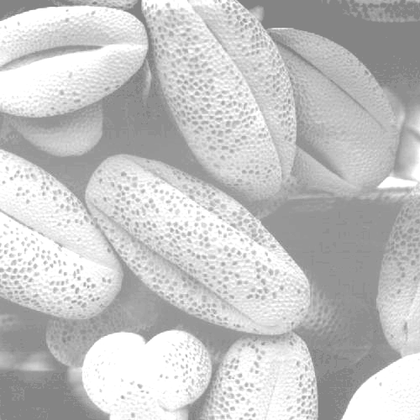
%> input picture DigitalImageProcessing/Talleres/Scripts/Fig0316(1)(top_left).tif, 420 x 420 px, shrunk from 500 x 500 before the run
$ octave ejercicio8.m   (GNU Octave 9; MATLAB toolbox functions it lacks are replaced by stand-ins)
%> lines starting %> are read from the running program, lines starting %| are printed output that depends on the picture
### DigitalImageProcessing/Talleres/Scripts/escalar_imagen.m
%--------------------------------------------------------------------------
% funci髇 en Matlab que retorna una imagen de salida en una escala de grises de 0 a L-1.
% La imagen de salida puede ser tipo uint o double seg鷑 lo indique el usuario con un par醡etro de
% entrada llamado tipo (si tipo = 0, la intensidad debe entregarse como entero sin signo, si tipo=1, la
% intensidad debe entregarse como doble). La funci髇 internamente debe escalar la imagen, y en caso
% que se deba retornar usando enteros sin signo, debe determinar autom醫icamente si debe usar unit8,
% uint16, uint32, o uint64.
%--------------------------------------------------------------------------
%I:    Imagen de entrada
%Vmax: Valor m醲imo de intensidad (1,3,7,15,31,63,127,255, etc...)
%Tipo: 0: matriz de salida tipo entero sin signo.  1: matriz de salida tipo
%doble.
%I2:   Imagen de salida.
%--------------------------------------------------------------------------
function I2=escalar_imagen(I,Vmax,tipo)
%--------------------------------------------------------------------------
I1=double(I);          %Convierto la imagen de entrada a double.
minimo=min(min(I1));  %Calculo el m韓imo de la intensidad de la imagen de entrada.
I1=I1-minimo;         %Con esto la intensidad queda entre 0 y un valor dado.
maximo=max(max(I1));  %Calculo el m醲imo de I1.
if maximo==0          %Este condicional evita una divisi髇 por cero.
    I1=0*I1;              %Matriz de ceros.
else
    I1=I1/maximo;         %Con esto normalizo la imagen.
end
I1=I1*Vmax;           %Con esto escalo la imagen para que quede entre 0 y Vmax.

%--------------------------------------------------------------------------

n=ceil(log10(Vmax+1)/log10(2));  %Cu醤tos bits se requieren para codificar Vmax.

if tipo==0               %Retornar como entero sin signo

    I2=round(I1);

    if (n<=8)
        I2=uint8(I2);
    elseif (n>8) && (n<=16)
        I2=uint16(I2);
    elseif (n>16) && (n<=32)
        I2=uint32(I2);
    elseif (n>32) && (n<=64)
        I2=uint64(I2);
    else
        I2=I1;          %En otro caso d閖elo como double.
    end

elseif tipo==1          %Retornar como double

        I2=I1; %En otro caso d閖elo como double.

end

### DigitalImageProcessing/Talleres/Scripts/histograma2.m
%--------------------------------------------------------------------------
%La funci髇 retorna bien sea el histograma (si h es igual a 0) o el histograma
%normalizado (si h es igual a 1). El histograma se calcula desde 0 hasta
%Lmax.
%--------------------------------------------------------------------------
%I:    Imagen de entrada
%norm:    0: Histograma, 1: Histograma normalizado.
%--------------------------------------------------------------------------
%histo:   Histograma de salida.
%--------------------------------------------------------------------------
function [histo,varargout]=histograma2(I,Lmax,norm)
%--------------------------------------------------------------------------
[nfilas,ncolumnas]=size(I);

max_intensidad=max(max(I));

histo=zeros(Lmax+1,1);

for i=1:nfilas
    for j=1:ncolumnas
        histo(I(i,j)+1,1)=  histo(I(i,j)+1,1)+1;   %histograma.   %el +1 dentro de los 韓dices es por Matlab.
    end
end
%--------------------------------------------------------------------------

if norm==1  %histograma normalizado.
   histo=histo/(nfilas*ncolumnas);
end
%--------------------------------------------------------------------------

%Esto es en caso que el usuario requiera como salida el vector de
%intensidades de entrada (por ejemplo para plotear los resultados).
if nargout==2
varargout(1)={(0:Lmax)'};   %Vector con intensidades de entrada.
end

%--------------------------------------------------------------------------

### DigitalImageProcessing/Talleres/Scripts/ejercicio8.m
%--------------------------------------------------------------------------
%Autor:       Dr Jairo Alejandro G髆ez.
%Instituci髇: Universidad de San Buenaventura. Cali, Colombia
%Fecha:       Abril 2012.
%--------------------------------------------------------------------------
% Implemente una funci髇 en Matlab que tome una imagen en escala de grises y un par醡etro de
% entrada h. La funci髇 debe retornar bien sea el histograma (si h es igual a 0) o el histograma
% normalizado (si h es igual a 1).
%--------------------------------------------------------------------------
clear all
close all
clc
%--------------------------------------------------------------------------
nombre_imagen_con_extension1='Fig0316(1)(top_left).tif';  %Image to load.
nombre_imagen_con_extension2='Fig0316(2)(2nd_from_top).tif';  %Image to load.
nombre_imagen_con_extension3='Fig0316(3)(third_from_top).tif';  %Image to load.
nombre_imagen_con_extension4='Fig0316(4)(bottom_left).tif';  %Image to load.


I1=imread(nombre_imagen_con_extension1);     %Read image from file
%> I1 is the input picture: size 420x420 uint8; min 125, max 255, mean 196.3
I2=imread(nombre_imagen_con_extension2);     %Read image from file
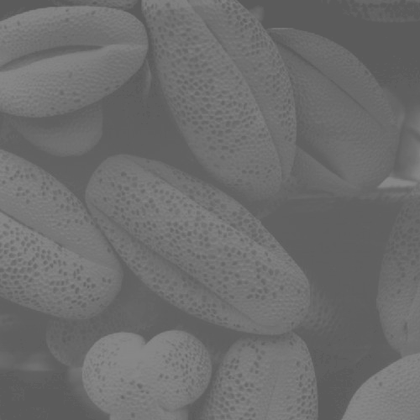
%> input picture DigitalImageProcessing/Talleres/Scripts/Fig0316(2)(2nd_from_top).tif, 420 x 420 px, shrunk from 500 x 500 before the run
%> I2 is the input picture: size 420x420 uint8; min 88, max 137, mean 109.1
I3=imread(nombre_imagen_con_extension3);     %Read image from file
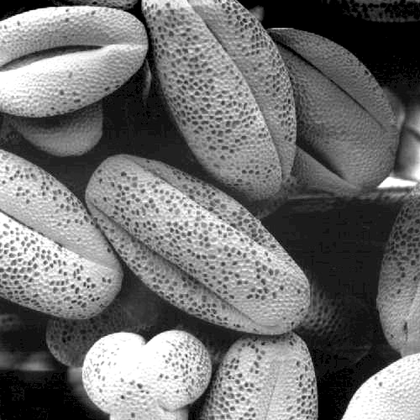
%> input picture DigitalImageProcessing/Talleres/Scripts/Fig0316(3)(third_from_top).tif, 420 x 420 px, shrunk from 500 x 500 before the run
%> I3 is the input picture: size 420x420 uint8; min 0, max 255, mean 113.2
I4=imread(nombre_imagen_con_extension4);     %Read image from file
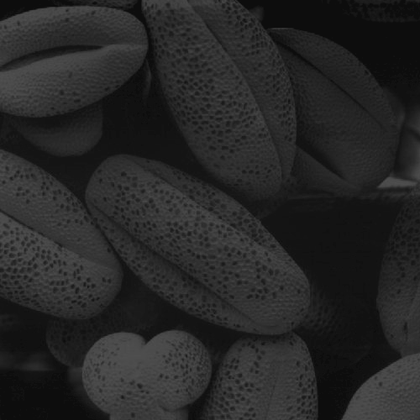
%> input picture DigitalImageProcessing/Talleres/Scripts/Fig0316(4)(bottom_left).tif, 420 x 420 px, shrunk from 500 x 500 before the run
%> I4 is the input picture: size 420x420 uint8; min 10, max 81, mean 38.7
%--------------------------------------------------------------------------

%Escalo las im醙enes y la retorno como enteros
I1=escalar_imagen(I1,255,0);
%> in escalar_imagen, `minimo=min(min(I1));`: minimo = 125
%> in escalar_imagen, `I1=I1-minimo;`:
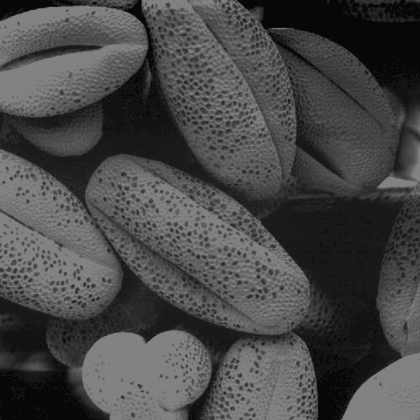
%> I1: size 420x420 double; min 0, max 130, mean 71.3
%> in escalar_imagen, `maximo=max(max(I1));`: maximo = 130
%> in escalar_imagen, `I1=I1/maximo;`:
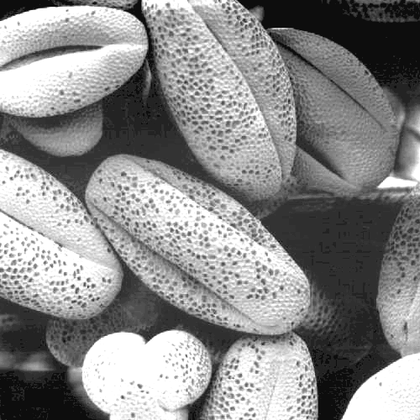
%> I1: size 420x420 double; min 0, max 1, mean 0.549
I2=escalar_imagen(I2,255,0);
%> call 2 of escalar_imagen, with Vmax = 255, tipo = 0
%> in escalar_imagen (call 2), `minimo=min(min(I1));`: minimo = 88
%> in escalar_imagen (call 2), `I1=I1-minimo;`:
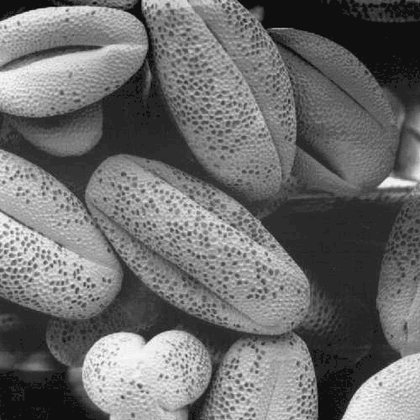
%> I1: size 420x420 double; min 0, max 49, mean 21.1; drawn with min black and max white
%> in escalar_imagen (call 2), `maximo=max(max(I1));`: maximo = 49
I3=escalar_imagen(I3,255,0);
I4=escalar_imagen(I4,255,0);

%--------------------------------------------------------------------------
figure
imshow(I1,'InitialMagnification', 'fit')
title('Imagen de entrada 1')

%[h1,r1]=histograma(I1,1);
[h1,r1]=histograma2(I1,255,1);
%> in histograma2, `max_intensidad=max(max(I));`: max_intensidad = 255
%> after the loop in histograma2, `for i=1:nfilas`: histo = 256 values, max 17020 at index 255, min 0 at index 2, mean 689.1
%> in histograma2, `histo=histo/(nfilas*ncolumnas);`: histo = 256 values, max 0.0965 at index 255, min 0 at index 2, mean 0.00391
%> h1 has the same summary as histo in histograma2; r1 = 256 values from 0 to 255


figure
stem(r1,h1)
axis([0 255 0 inf])
title('Histograma normalizado','FontSize',14);
xlabel('Intensidad de entrada','FontSize',12);
ylabel('Probabilidad','FontSize',12);
set(gcf, 'color', 'white');            %Background color = white.
%> figure, not shown here; highest point at x = 254, y = 0.0965

%--------------------------------------------------------------------------


figure
imshow(I2,'InitialMagnification', 'fit')
title('Imagen de entrada 2')

%[h2,r2]=histograma(I2,1);
[h2,r2]=histograma2(I2,255,1);
%> h2 = 256 values, max 0.0754 at index 43, min 0 at index 2, mean 0.00391; r2 = 256 values from 0 to 255
figure
stem(r2,h2)
axis([0 255 0 inf])
title('Histograma normalizado','FontSize',14);
xlabel('Intensidad de entrada','FontSize',12);
ylabel('Probabilidad','FontSize',12);
set(gcf, 'color', 'white');            %Background color = white.
%> figure, not shown here; highest point at x = 42, y = 0.0754

%--------------------------------------------------------------------------

figure
imshow(I3,'InitialMagnification', 'fit')
title('Imagen de entrada 3')

%[h3,r3]=histograma(I3,1);
[h3,r3]=histograma2(I3,255,1);
%> h3 = 256 values, max 0.0588 at index 1, min 0 at index 256, mean 0.00391; r3 = 256 values from 0 to 255
figure
stem(r3,h3)
axis([0 255 0 inf])
title('Histograma normalizado','FontSize',14);
xlabel('Intensidad de entrada','FontSize',12);
ylabel('Probabilidad','FontSize',12);
set(gcf, 'color', 'white');            %Background color = white.
%> figure, not shown here; highest point at x = 0, y = 0.0588

%--------------------------------------------------------------------------

figure
imshow(I4,'InitialMagnification', 'fit')
title('Imagen de entrada 4')

%[h4,r4]=histograma(I4,1);
[h4,r4]=histograma2(I4,255,1);
%> h4 = 256 values, max 0.0619 at index 33, min 0 at index 2, mean 0.00391; r4 = 256 values from 0 to 255
figure
stem(r4,h4)
axis([0 255 0 inf])
title('Histograma normalizado','FontSize',14);
xlabel('Intensidad de entrada','FontSize',12);
ylabel('Probabilidad','FontSize',12);
set(gcf, 'color', 'white');            %Background color = white.
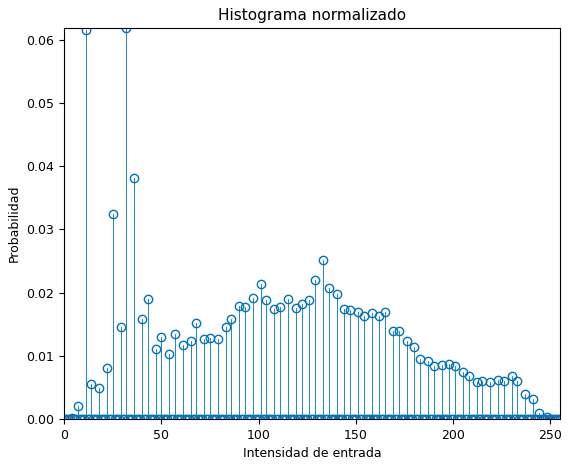
%> figure redrawn from the program's plot data; highest point at x = 32, y = 0.0619
%--------------------------------------------------------------------------
